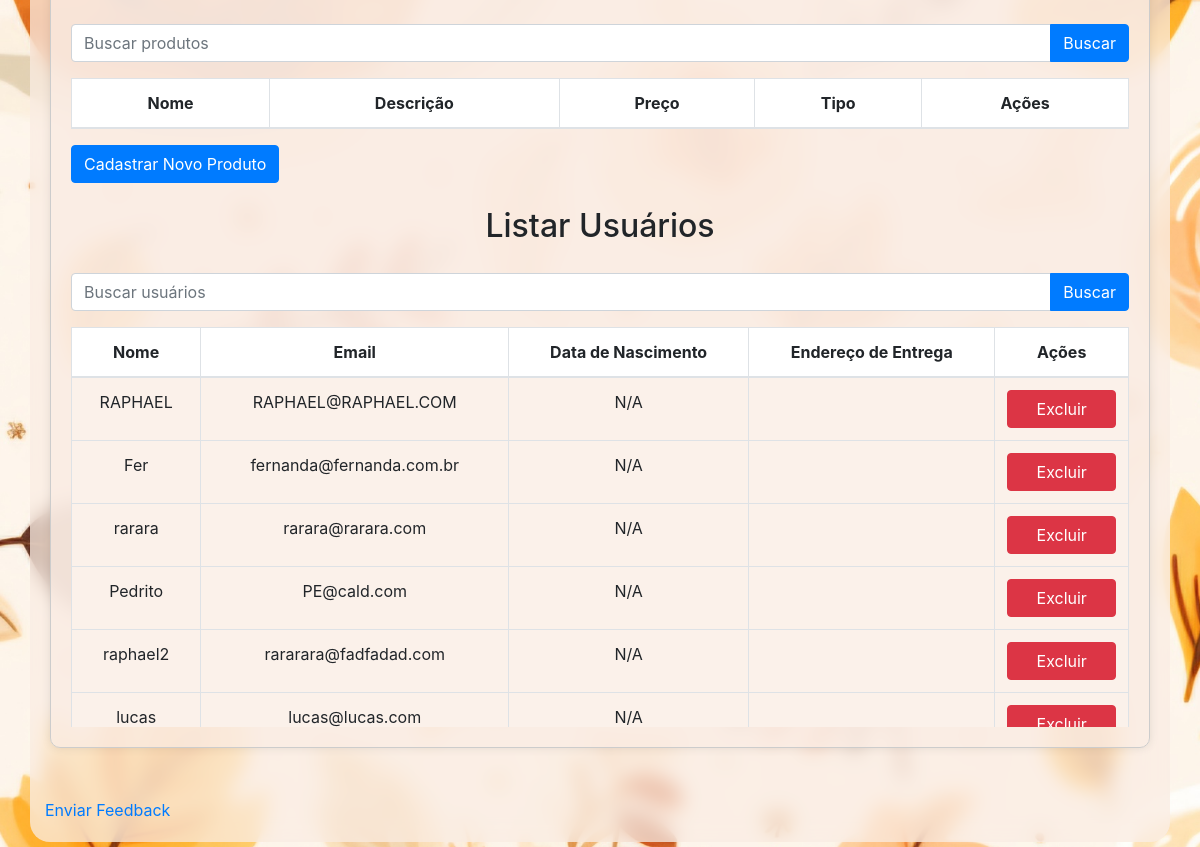
/listar_usuarios (lower part), run on an earlier commit of the app's database.
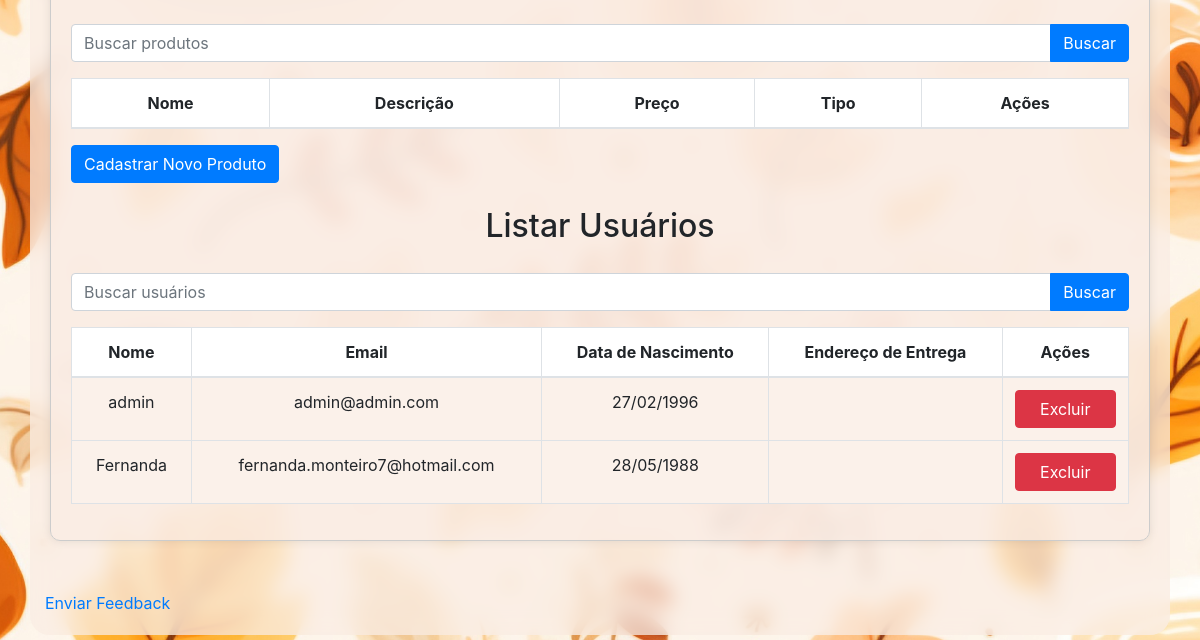
And on a later commit of the database.
### models.py (models this page shows)
class Usuario(Base):
    __tablename__ = 'usuarios'
    email = Column(String, primary_key=True)
    nome = Column(String)
    senha = Column(String)
    codigo_recuperacao = Column(String)
    data_nascimento = Column(Date)
    enderecos = relationship('Endereco', back_populates='usuario')
    cartoes_credito = relationship('CartaoCredito', back_populates='usuario')
    compras = relationship('Compra', back_populates='usuario')

### app.py (the view)
@app.route('/listar_usuarios', methods=['GET'])
def listar_usuarios():
    search = request.args.get('search', '')
    usuarios = db_session.query(Usuario).filter(Usuario.nome.contains(search) | Usuario.email.contains(search)).all()
    return render_template('gerenciar_sistema.html', usuarios=usuarios)

### templates/gerenciar_sistema.html (shortened to what this page needs)
{% extends "base.html" %}
{% block content %}
<div class="centered-form">
<h2>Listar Produtos</h2>
<form method="GET" action="{{ url_for('gerenciar_sistema') }}">
    <div class="input-group mb-3">
        <input type="text" class="form-control" name="search_produto" placeholder="Buscar produtos" value="{{ request.args.get('search_produto', '') }}">
        <div class="input-group-append">
            <button class="btn btn-primary" type="submit">Buscar</button>
        </div>
    </div>
</form>
<div class="table-responsive">
    <table class="table">
        <thead>
            <tr>
                <th>Nome</th>
                <th>Descrição</th>
                <th>Preço</th>
                <th>Tipo</th>
                <th>Ações</th>
            </tr>
        </thead>
    </table>
</div>
<a href="{{ url_for('cadastrar_produto') }}" class="btn btn-primary mb-4">Cadastrar Novo Produto</a>
<h2>Listar Usuários</h2>
<form method="GET" action="{{ url_for('gerenciar_sistema') }}">
    <div class="input-group mb-3">
        <input type="text" class="form-control" name="search_usuario" placeholder="Buscar usuários" value="{{ request.args.get('search_usuario', '') }}">
        <div class="input-group-append">
            <button class="btn btn-primary" type="submit">Buscar</button>
        </div>
    </div>
</form>
<div class="table-responsive">
    <table class="table">
        <thead>
            <tr>
                <th>Nome</th>
                <th>Email</th>
                <th>Data de Nascimento</th>
                <th>Endereço de Entrega</th>
                <th>Ações</th>
            </tr>
        </thead>
        <tbody>
            {% for usuario in usuarios %}
            <tr>
                <td>{{ usuario.nome }}</td>
                <td>{{ usuario.email }}</td>
                <td>{{ usuario.data_nascimento.strftime('%d/%m/%Y') if usuario.data_nascimento else 'N/A' }}</td>
                <td>{{ usuario.endereco_entrega }}</td>
                <td class="text-center">
                    <button class="btn btn-danger w-100" onclick="excluirUsuario('{{ usuario.email }}')">Excluir</button>
                </td>
            </tr>
            {% endfor %}
        </tbody>
    </table>
</div>
</div>
{% endblock %}

### templates/base.html (shortened to what this page needs)
<!DOCTYPE html>
<html lang="en">
<head>
    <link rel="stylesheet" href="{{ url_for('static', filename='css/styles.css') }}">
    <link rel="stylesheet" href="https://stackpath.bootstrapcdn.com/bootstrap/4.5.2/css/bootstrap.min.css">
    <link rel="stylesheet" href="https://cdnjs.cloudflare.com/ajax/libs/font-awesome/5.15.3/css/all.min.css">
</head>
<body>
    <div class="container">
        {% block content %}{% endblock %}
    <a href="{{ url_for('feedback') }}">Enviar Feedback</a>
</div>
</body>
</html>

### static/css/styles.css (style rules this page uses)
body { font-family: Arial, sans-serif; margin: 0; padding: 0; background-image: url('/static/fundo.jpg'); background-size: cover; background-repeat: no-repeat; background-position: center center; background-attachment: fixed; font-size: 18px; }
h1, h2 { text-align: center; font-weight: bold; }
h2 { padding-bottom: 20px; }
.btn { display: inline-block; padding: 10px 15px; font-size: 16px; font-weight: bold; text-align: center; text-decoration: none; border-radius: 4px; transition: background-color 0.3s; }
.btn-primary { color: #fff; background-color: #007bff; border-color: #007bff; }
.btn-danger { color: #fff; background-color: #dc3545; border-color: #dc3545; }
.text-center { text-align: center; }
.container { margin: 10px auto; padding: 20px; border-radius: 20px; background-color: rgb(250,236,227,0.75); backdrop-filter: blur(10px); }
.centered-form { max-width: 1100px; margin: 50px auto; padding: 20px; border: 1px solid #ccc; border-radius: 10px; box-shadow: 0 0 10px rgba(0, 0, 0, 0.1); background-color: rgb(250,236,227,0.75); }
.table { width: 100%; margin-bottom: 10px; border-collapse: collapse; background-color: white }
.table-responsive { max-height: 400px; overflow-y: auto; position: relative; ; }
.table-responsive thead th { position: sticky; top: 0; background-color: #fff; z-index: 1; }
thead { background-color: #d1d1d1; text-align: center; }
tbody { background-color: rgb(250,236,227,0.75); text-align: center; }
th, td { padding: 0.75rem; vertical-align: center; border-top: 1px solid #dee2e6; padding: 10px; border: 1px solid #dee2e6; text-align: center; }

What changed in the data, as far as the page shows it:
removed Usuario: nome "RAPHAEL", email "RAPHAEL@RAPHAEL.COM", data_nascimento "N/A"
removed Usuario: nome "Fer", email "fernanda@fernanda.com.br", data_nascimento "N/A"
removed Usuario: nome "rarara", email "rarara@rarara.com", data_nascimento "N/A"
removed Usuario: nome "Pedrito", email "PE@cald.com", data_nascimento "N/A"
removed Usuario: nome "raphael2", email "rararara@fadfadad.com", data_nascimento "N/A"
removed Usuario: nome "lucas", email "lucas@lucas.com", data_nascimento "N/A"
now on this page (row edited): Usuario: nome "admin", email "admin@admin.com", data_nascimento "27/02/1996"
added Usuario: nome "Fernanda", email "fernanda.monteiro7@hotmail.com", data_nascimento "28/05/1988"
